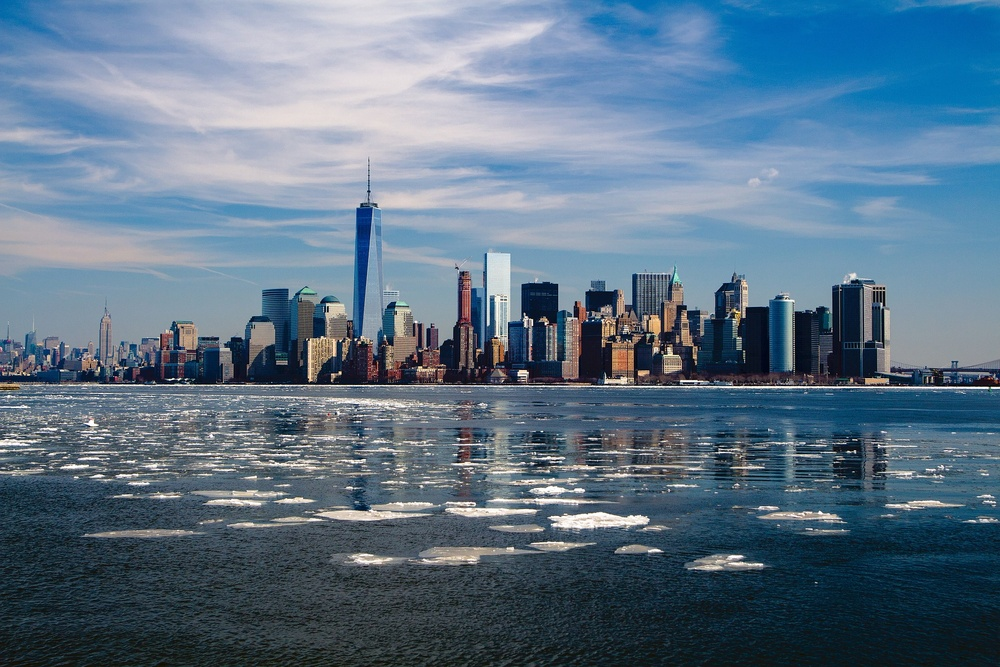
#> input picture Detection/SIFT/skyline.jpg, 1000 x 667 px, shrunk from 1920 x 1280 before the run
$ python sift.py
#> lines starting #> are read from the running program, lines starting #| are printed output that depends on the picture
import cv2
import numpy as np

skyline = cv2.imread('skyline.jpg')
#> skyline is the input picture: shape (667, 1000, 3); mean B, G, R 135.1, 115.6, 93
skylineGRAY = cv2.imread('skyline.jpg', 0)
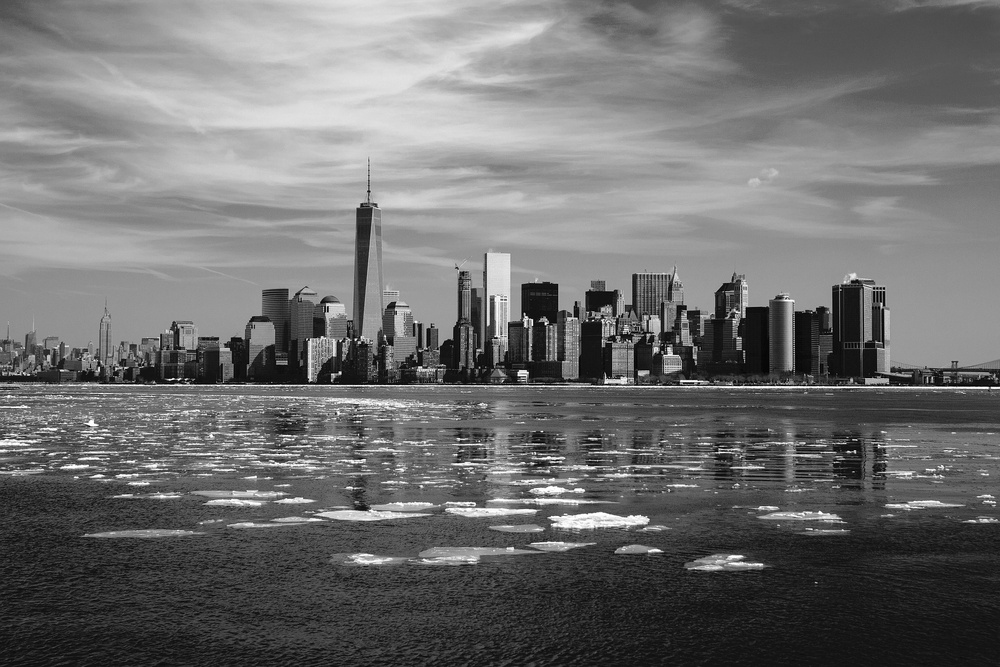
#> skylineGRAY: shape (667, 1000); min 0, max 255, mean 111.1

# create sift object
sift = cv2.xfeatures2d.SIFT_create()

# get / detect KeyPoints on 'skylineGRAY'
keyPoints = sift.detect(skylineGRAY, None)
#> keyPoints = 2511 keypoints; strongest (x, y, size): (340, 373, 2.1), (855, 451, 2), (523, 373, 6.4), (459, 439, 2.1)
# sift.detect() function finds the keypoint in the images. You can pass a mask if you want to search only a part of image.
# Each keypoint is a special structure which has many attributes like its (x,y) coordinates, size of the meaningful neighbourhood,
# angle which specifies its orientation, response that specifies strength of keypoints etc.
# src: docs.opencv.org/

# create new img where the keyPoints are drawn on the coloredSkyline
skylineKeyPoints = cv2.drawKeypoints(skyline, keyPoints, skylineGRAY)
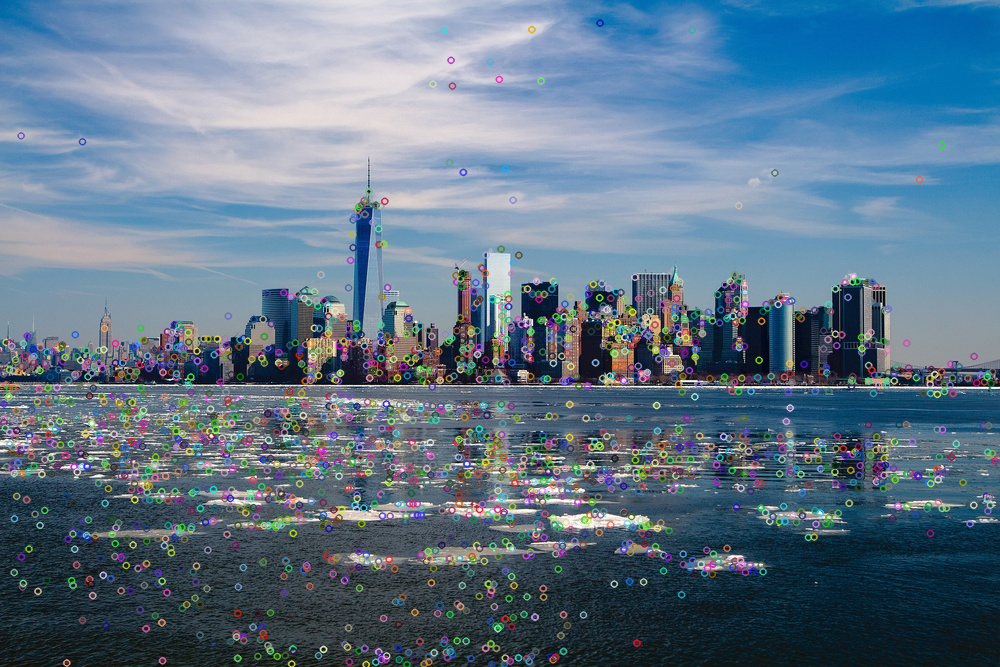
#> skylineKeyPoints: shape (667, 1000, 3); mean B, G, R 136.5, 117.6, 95.6

# adds the size and th e orientation of the KeyPoints
skylineKeyPointsSizeOrientation = cv2.drawKeypoints(skyline, keyPoints, skylineGRAY, flags=cv2.DRAW_MATCHES_FLAGS_DRAW_RICH_KEYPOINTS)
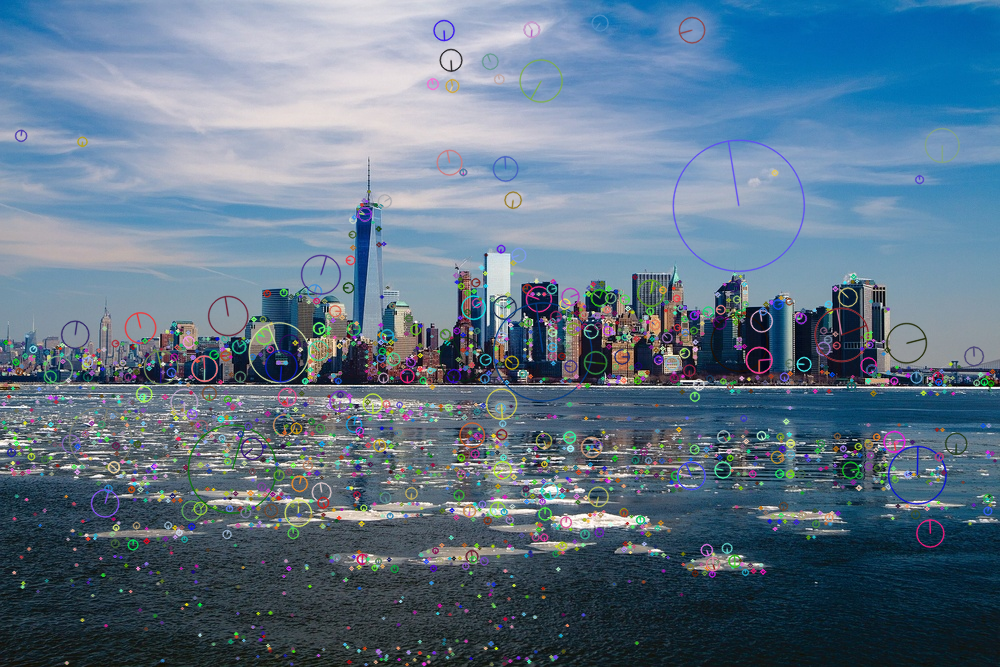
#> skylineKeyPointsSizeOrientation: shape (667, 1000, 3); mean B, G, R 136, 116.9, 94.8

cv2.imshow('sift_keypoints.jpg',skylineKeyPointsSizeOrientation)
cv2.imwrite('skylineKeyPointsSizeOrientation.jpg', skylineKeyPointsSizeOrientation)

cv2.imshow('Skyline with KeyPoints', skylineKeyPoints)
cv2.imwrite('SkylineKeyPoints.jpg', skylineKeyPoints)

cv2.waitKey(0)
cv2.destroyAllWindows()

$ run again, with Detection/FAST/building.jpg copied over Detection/SIFT/skyline.jpg
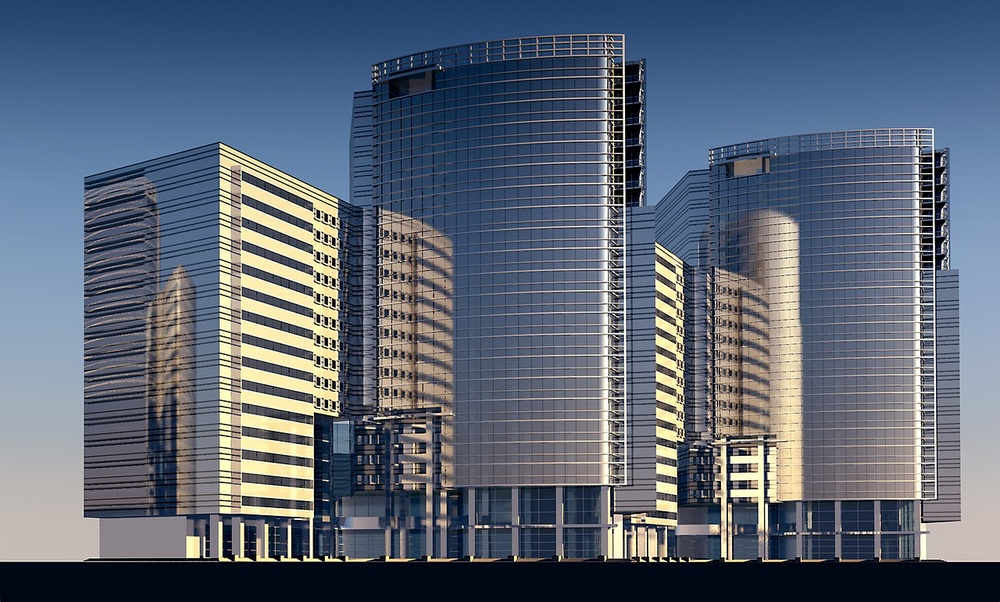
#> input picture Detection/FAST/building.jpg, 1000 x 602 px, shrunk from 1280 x 770 before the run
#> skyline is the input picture: shape (602, 1000, 3); mean B, G, R 117.3, 101.6, 91.6
#> `skylineGRAY = cv2.imread('skyline.jpg', 0)`:
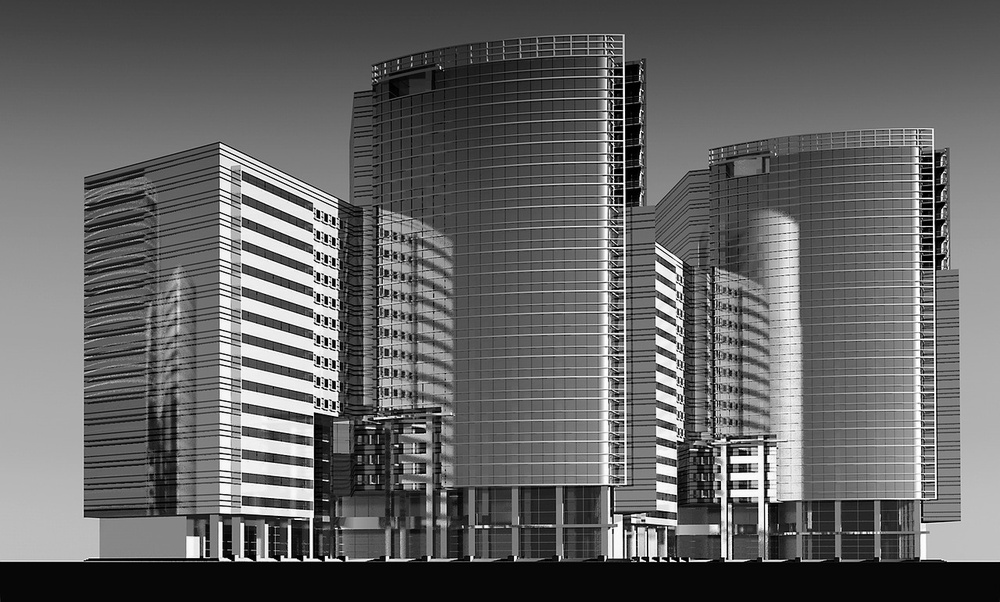
#> skylineGRAY: shape (602, 1000); min 0, max 255, mean 100.4
#> keyPoints = 3286 keypoints; strongest (x, y, size): (681, 560, 2.2), (641, 560, 2.2), (864, 533, 2.1), (486, 526, 2.5)
#> `skylineKeyPointsSizeOrientation = cv2.drawKeypoints(skyline, keyPoints..`:
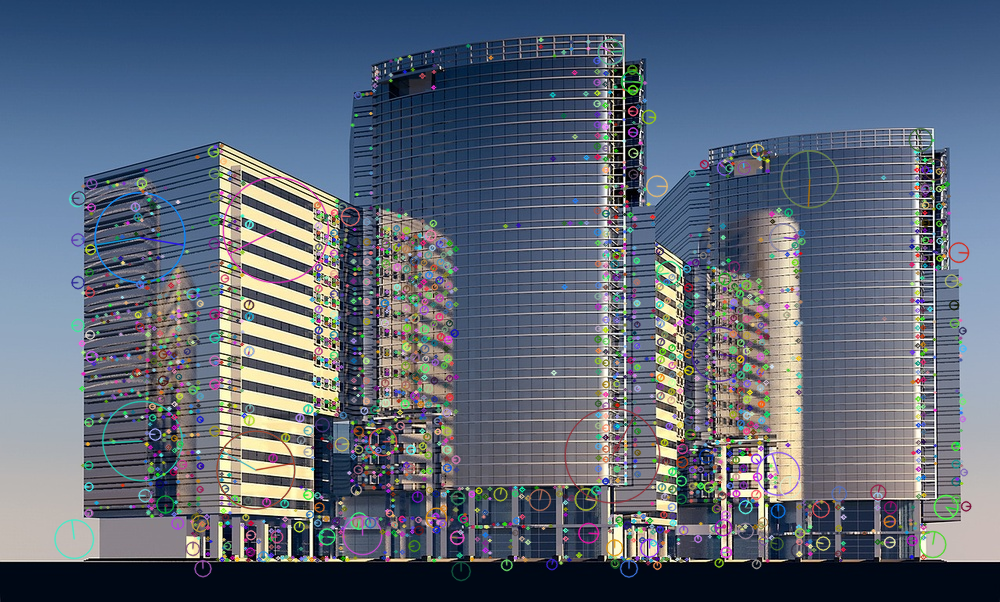
#> skylineKeyPointsSizeOrientation: shape (602, 1000, 3); mean B, G, R 118.5, 102.8, 92.7

$ run again, with Detection/FAST/chess.jpg copied over Detection/SIFT/skyline.jpg
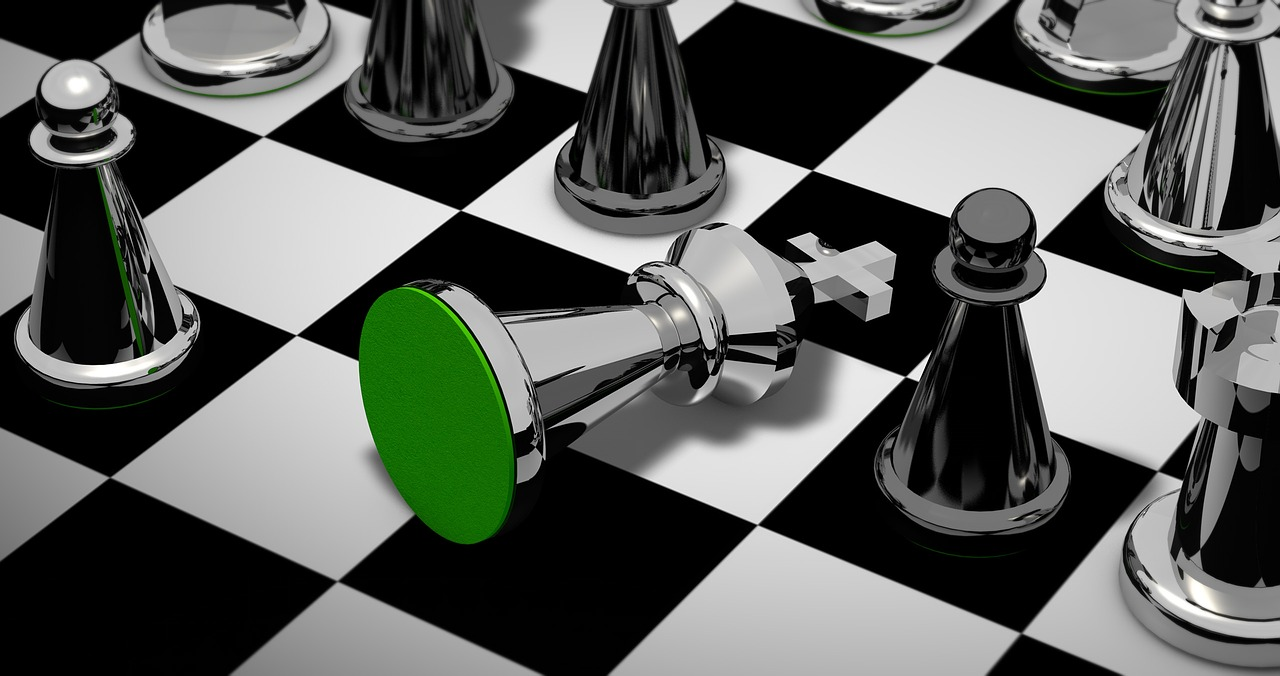
#> input picture Detection/FAST/chess.jpg, 1280 x 676 px
#> skyline is the input picture: shape (676, 1280, 3); mean B, G, R 90.7, 94.5, 91.4
#> `skylineGRAY = cv2.imread('skyline.jpg', 0)`:
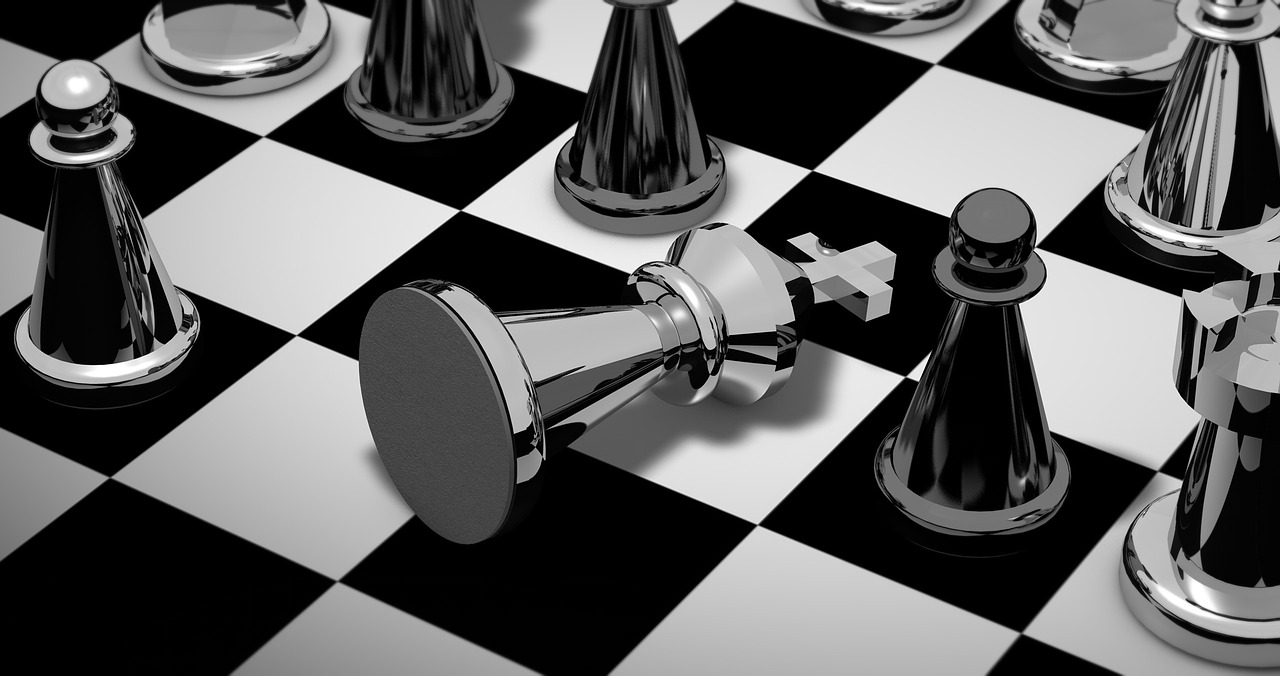
#> skylineGRAY: shape (676, 1280); min 0, max 255, mean 93.2
#> keyPoints = 1166 keypoints; strongest (x, y, size): (916, 374, 8.7), (524, 201, 48.5), (761, 179, 39.9), (859, 387, 39.5)
#> `skylineKeyPointsSizeOrientation = cv2.drawKeypoints(skyline, keyPoints..`:
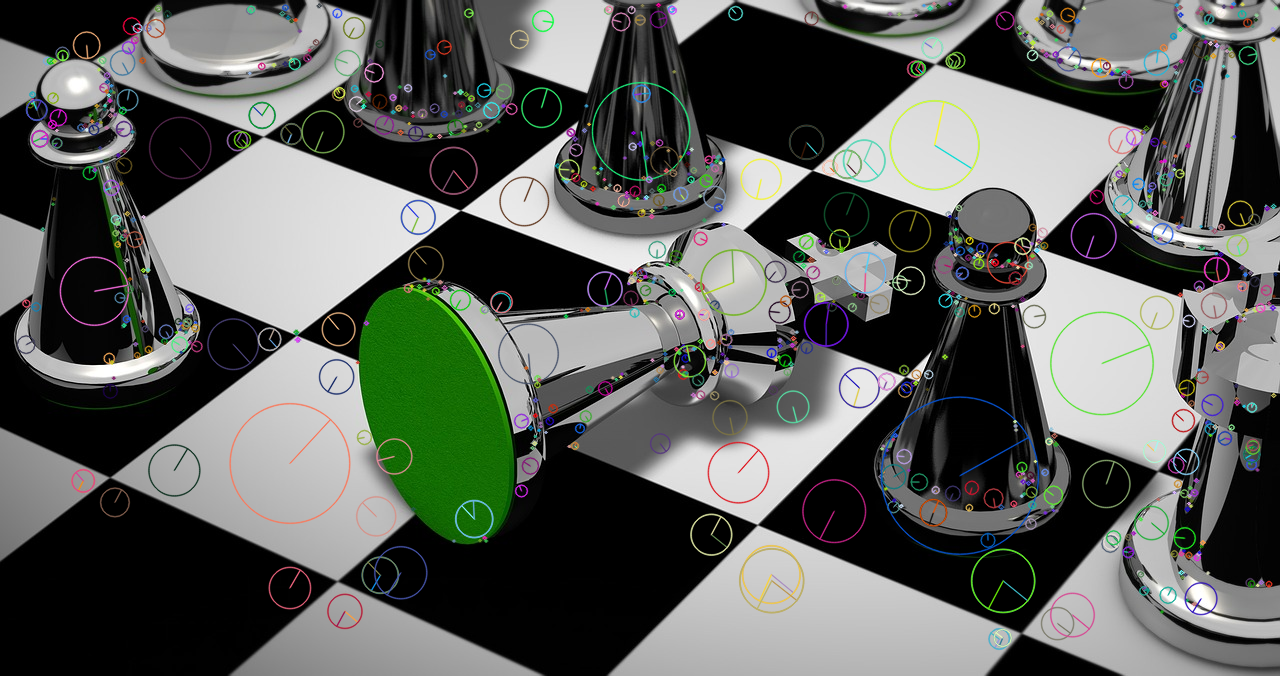
#> skylineKeyPointsSizeOrientation: shape (676, 1280, 3); mean B, G, R 92.2, 96.3, 93.1
